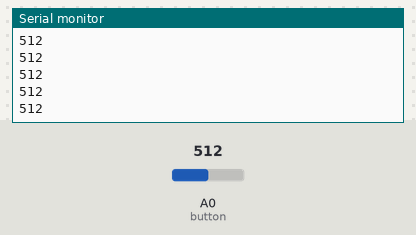
The sketch below on a simulated Arduino Uno, built with avr-gcc and run on an emulated ATmega328P. On the bench: the last lines printed to the serial monitor. The inputs (shaded band) are chosen by the test bench; at power-on: A0 (button) = 512.

Above: at 1.2 s.
1.3 s: A0 (button) set to 716
At 1.8 s:
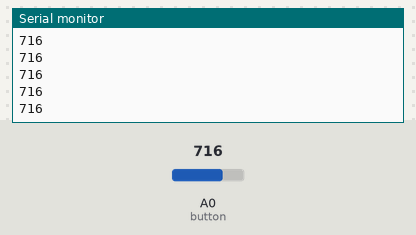
2.8 s: A0 (button) set to 900
At 3.7 s:
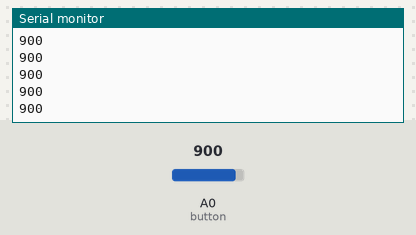
Timing chart, 0 to 5.8 s (numbered marks = the images above; inputs shaded):
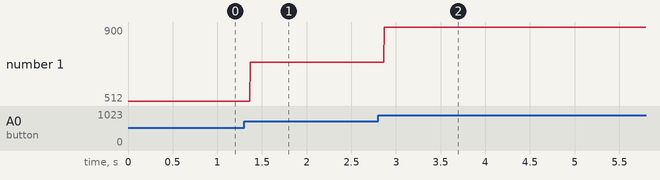

Measured:
- after the input at 1.3 s, the serial monitor: prints a new line after 0.07 s (image 1)
- after the input at 2.8 s, the serial monitor: prints a new line after 0.07 s (image 2)
- plotted number 1: 512 → 716 after the input at 1.3 s, 716 → 900 after the input at 2.8 s

The sketch:

pushMyButton.ino
```cpp
int button = A0;

void setup() {
  // put your setup code here, to run once:
  Serial.begin(9600);
  pinMode(button, INPUT);
}

void loop() {
  // put your main code here, to run repeatedly:
  Serial.println(analogRead(button));
}
```
